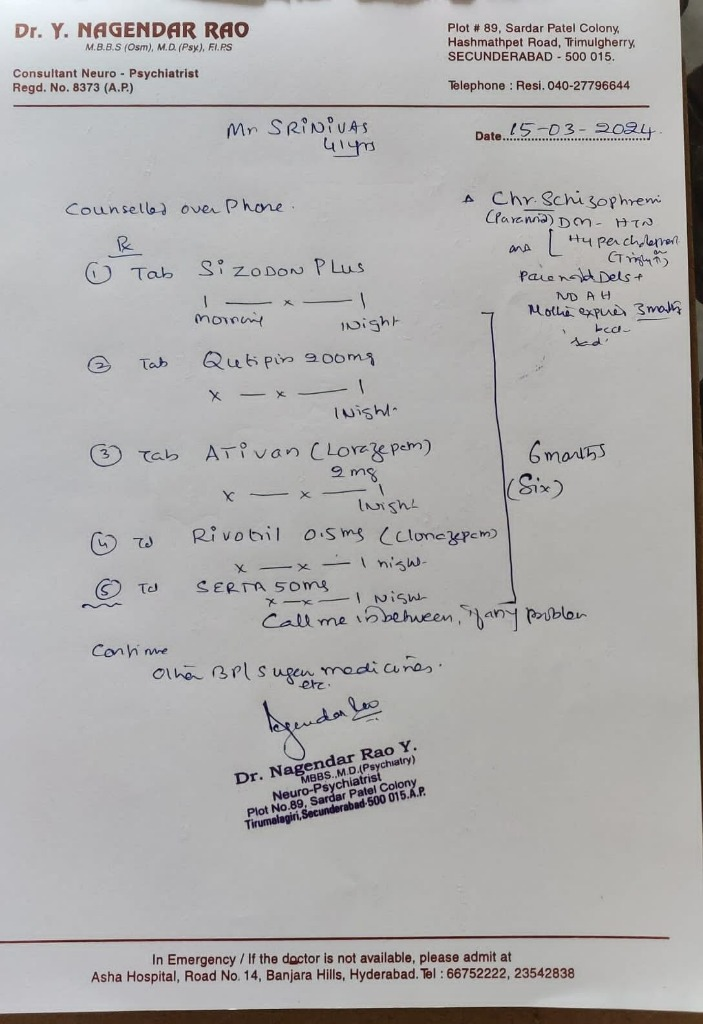
#> input picture ocr pipeline/sample_prescription.jpg, 703 x 1024 px
$ python -i image_preprocessor.py   (imports and definitions only)
#> lines starting #> are read from the running program, lines starting #| are printed output that depends on the picture
"""
Image cleanup only — never anything that could alter legibility content
(no cropping based on guessed regions, no text-aware edits). Purely:
orientation, contrast, denoise. Uses OpenCV + Pillow.
"""

from __future__ import annotations

from pathlib import Path

import numpy as np
from PIL import Image


def preprocess_image(input_path: Path, output_path: Path) -> Path:
    """Deskew, denoise, and normalize contrast. Writes a new file; never
    overwrites the original (the raw upload should always remain
    retrievable for audit/debugging).
    """
#> called with input_path = '../sample_prescription.jpg', output_path = 'out.png'
    import cv2

    img = cv2.imread(str(input_path))
#> img is the input picture: shape (1024, 703, 3); mean B, G, R 172.6, 172.8, 174.2
    if img is None:
        # Fall back to Pillow for formats OpenCV occasionally chokes on (e.g. some WEBP)
        pil_img = Image.open(input_path).convert("RGB")
        img = cv2.cvtColor(np.array(pil_img), cv2.COLOR_RGB2BGR)

    gray = cv2.cvtColor(img, cv2.COLOR_BGR2GRAY)

    # Denoise
    denoised = cv2.fastNlMeansDenoising(gray, h=10)

    # Deskew: estimate skew angle from text-like contours, rotate to correct
    deskewed = _deskew(denoised)

    # Contrast normalization (CLAHE — adaptive, avoids blowing out faint pencil/pen strokes)
    clahe = cv2.createCLAHE(clipLimit=2.0, tileGridSize=(8, 8))
    contrasted = clahe.apply(deskewed)

    output_path = Path(output_path)
    output_path.parent.mkdir(parents=True, exist_ok=True)
    cv2.imwrite(str(output_path), contrasted)
    return output_path


def _deskew(gray_img) -> "np.ndarray":
    import cv2

    inverted = cv2.bitwise_not(gray_img)
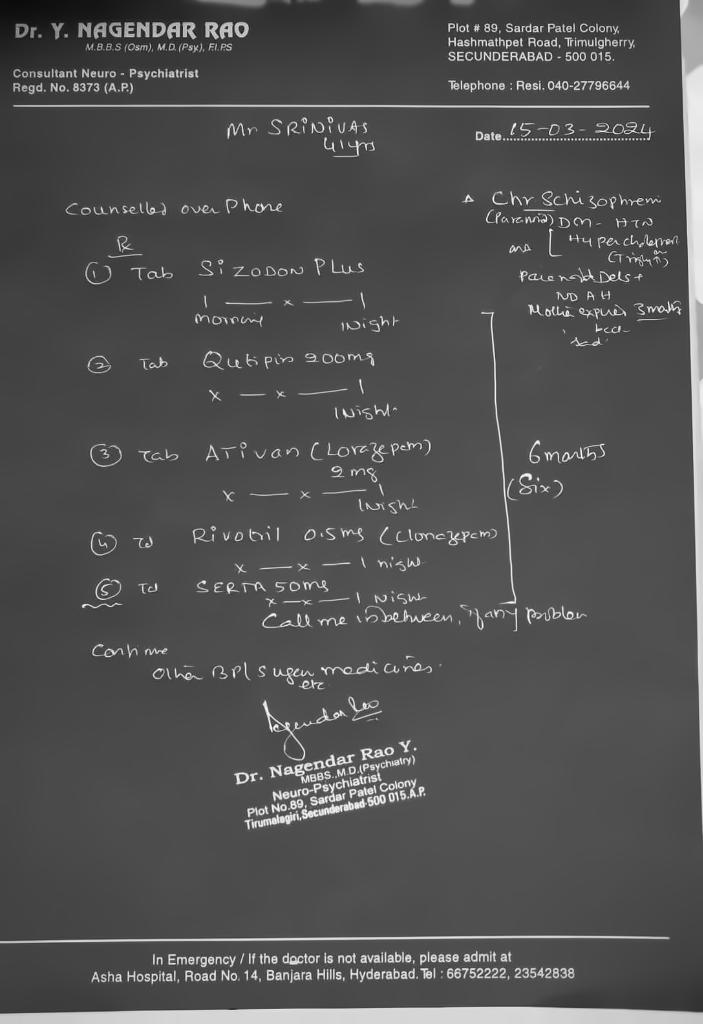
#> inverted: shape (1024, 703); min 11, max 255, mean 81.8
    coords = np.column_stack(np.where(inverted > 0))
#> coords = 719872 pairs, first value 0 to 1023, second value 0 to 702
    if coords.shape[0] < 50:
        # not enough foreground pixels to estimate a reliable angle — skip rather than guess
        return gray_img

    angle = cv2.minAreaRect(coords)[-1]
#> angle = -90
    if angle < -45:
        angle = -(90 + angle)
#> angle = 0
    else:
        angle = -angle

    # Small-angle guard: don't "correct" noise as if it were real skew
    if abs(angle) < 0.5 or abs(angle) > 15:
        return gray_img

    (h, w) = gray_img.shape[:2]
    center = (w // 2, h // 2)
    matrix = cv2.getRotationMatrix2D(center, angle, 1.0)
    return cv2.warpAffine(
        gray_img, matrix, (w, h), flags=cv2.INTER_CUBIC, borderMode=cv2.BORDER_REPLICATE
    )

>>> result = preprocess_image('../sample_prescription.jpg', 'out.png')
#> in preprocess_image, `contrasted = clahe.apply(deskewed)`:
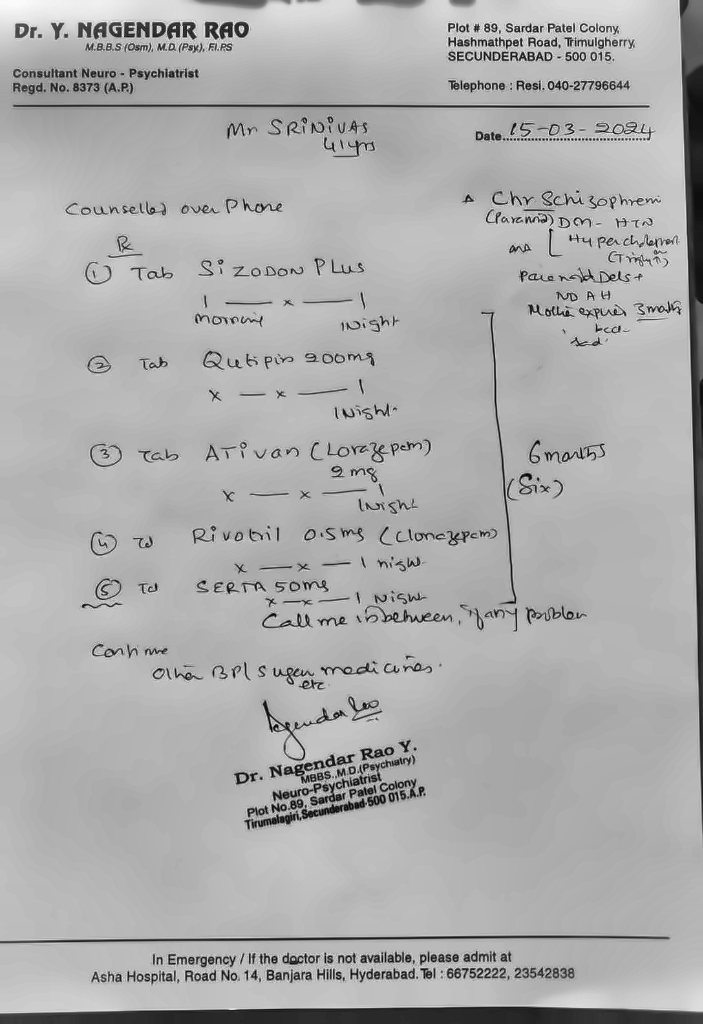
#> contrasted: shape (1024, 703); min 1, max 250, mean 172.1
